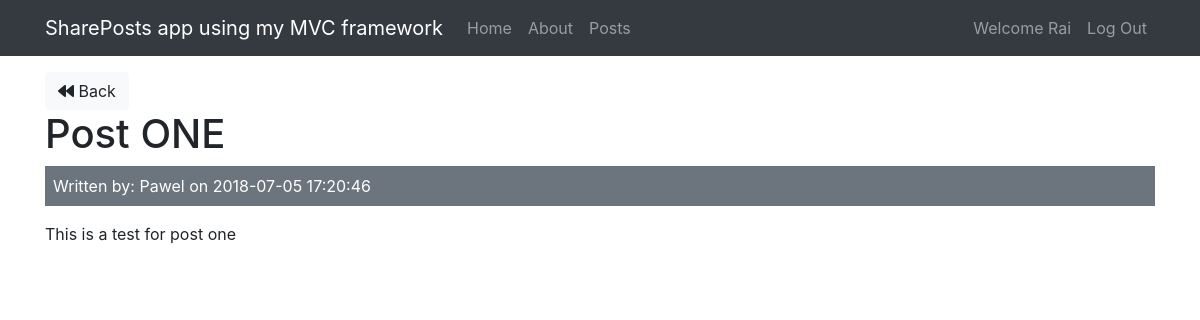
The page /posts/show/1 (signed in) on the database its author committed.
### tables this page shows
CREATE TABLE `posts` (
  `id` int(11) NOT NULL,
  `user_id` int(11) NOT NULL,
  `title` varchar(255) NOT NULL,
  `body` text NOT NULL,
  `created_at` datetime NOT NULL DEFAULT CURRENT_TIMESTAMP
);

CREATE TABLE `users` (
  `id` int(11) NOT NULL,
  `name` varchar(255) NOT NULL,
  `email` varchar(255) NOT NULL,
  `password` varchar(255) NOT NULL,
  `created_at` datetime NOT NULL DEFAULT CURRENT_TIMESTAMP
);

### app/controllers/Posts.php (called while the page is built, shortened)
<?php
class Posts extends Controller{
    public function __construct(){
        $this->postModel = $this->model('Post');
        $this->userModel = $this->model('User');
    }
    public function show($id){
        $post = $this->postModel->getPostById($id);
        $user = $this->userModel->getUserById($post->user_id);
        $data =[
            'post' => $post,
            'user' => $user
        ];
        $this->view('posts/show', $data);
    }
}
?>

### app/libraries/Core.php (called while the page is built, shortened)
<?php
class Core{
    protected $currentMethod = 'index';
    public function __construct(){
        $url = $this->getUrl();
        if(file_exists('../app/controllers/'.ucwords($url[0]).'.php')){
            unset($url[0]);
        }
        $this->currentController = new $this->currentController;
        if(isset($url[1])){
            if(method_exists($this->currentController, $url[1])){
                $this->currentMethod = $url[1];
                unset($url[1]);
            }
        }
        $this->params = $url ? array_values($url) : [];
        call_user_func_array([$this->currentController, $this->currentMethod], $this->params);
    }
    public function getUrl(){
        if(isset($_GET['url'])){
            $url = rtrim($_GET['url'], '/');
            $url = filter_var($url, FILTER_SANITIZE_URL);
            $url = explode('/', $url);
            return $url;
        }
    }
}
?>

### public/index.php (called while the page is built, shortened)
<?php
    $init = new Core();
?>

### app/libraries/Database.php (called while the page is built, shortened)
<?php
    class Database{
        private $host = DB_HOST;
        private $user = DB_USER;
        private $pass = DB_PASS;
        private $dbname = DB_NAME;
        private $dbh;
        private $stmt;
      public function __construct(){
          $dsn = 'mysql:host='.$this->host.';dbname='.$this->dbname;
          $options = array(
              PDO::ATTR_PERSISTENT => true,
              PDO::ATTR_ERRMODE => PDO::ERRMODE_EXCEPTION
          );
          try{
            $this->dbh = new PDO($dsn, $this->user, $this->pass, $options);
          }catch (PDOException $e){
              $this->error = $e->getMessage();
              echo $this->error;
          }
      }
        public function query($sql){
          $this->stmt = $this->dbh->prepare($sql);
        }
        public function bind($param, $value, $type = null){
          if(is_null($type)){
              switch (true){
                  default:
                      $type = PDO::PARAM_STR;
                      break;
              }
          }
          $this->stmt->bindValue($param, $value, $type);
        }
        public function execute(){
          return $this->stmt->execute();
        }
        public function single(){
          $this->execute();
          return $this->stmt->fetch(PDO::FETCH_OBJ);
        }
    }
?>

### app/models/Post.php (called while the page is built, shortened)
<?php
class Post{
    private $db;
    public function __construct(){
        $this->db = new Database();
    }
    public function getPostById($id){
        $this->db->query("SELECT * FROM posts WHERE id = :id");
        $this->db->bind(':id', $id);
        $row = $this->db->single();
        return $row;
    }
}
?>

### app/models/User.php (called while the page is built, shortened)
<?php
class User extends Database {
    private $db;
    public function __construct(){
        $this->db = new Database();
    }
    public function getUserById($id){
        $this->db->query("SELECT * FROM users WHERE id = :id");
        $this->db->bind(':id', $id);
        $row = $this->db->single();
        return $row;
    }
}
?>

### app/views/posts/show.php (the view, shortened to what this page needs)
<?php require APPROOT.'/views/inc/header.php'; ?>
    <a href="<?php echo URLROOT; ?>/posts" class="btn btn-light"><i class="fa fa-backward"></i> Back</a>
    <br>
    <h1><?php echo $data['post']->title; ?></h1>
    <div class="bg-secondary text-white p-2 mb-3">
        Written by: <?php echo $data['user']->name; ?> on <?php echo $data['post']->created_at; ?>
    </div>
    <p><?php echo $data['post']->body; ?></p>
<?php require APPROOT.'/views/inc/footer.php'; ?>

### rows shown on the page
posts: title "Post ONE", created_at "2018-07-05 17:20:46", body "This is a test for post one"
users: name "Pawel"

### other values the page prints
SITENAME "SharePosts app using my MVC framework"
$_SESSION['user_name'] "Rai"
